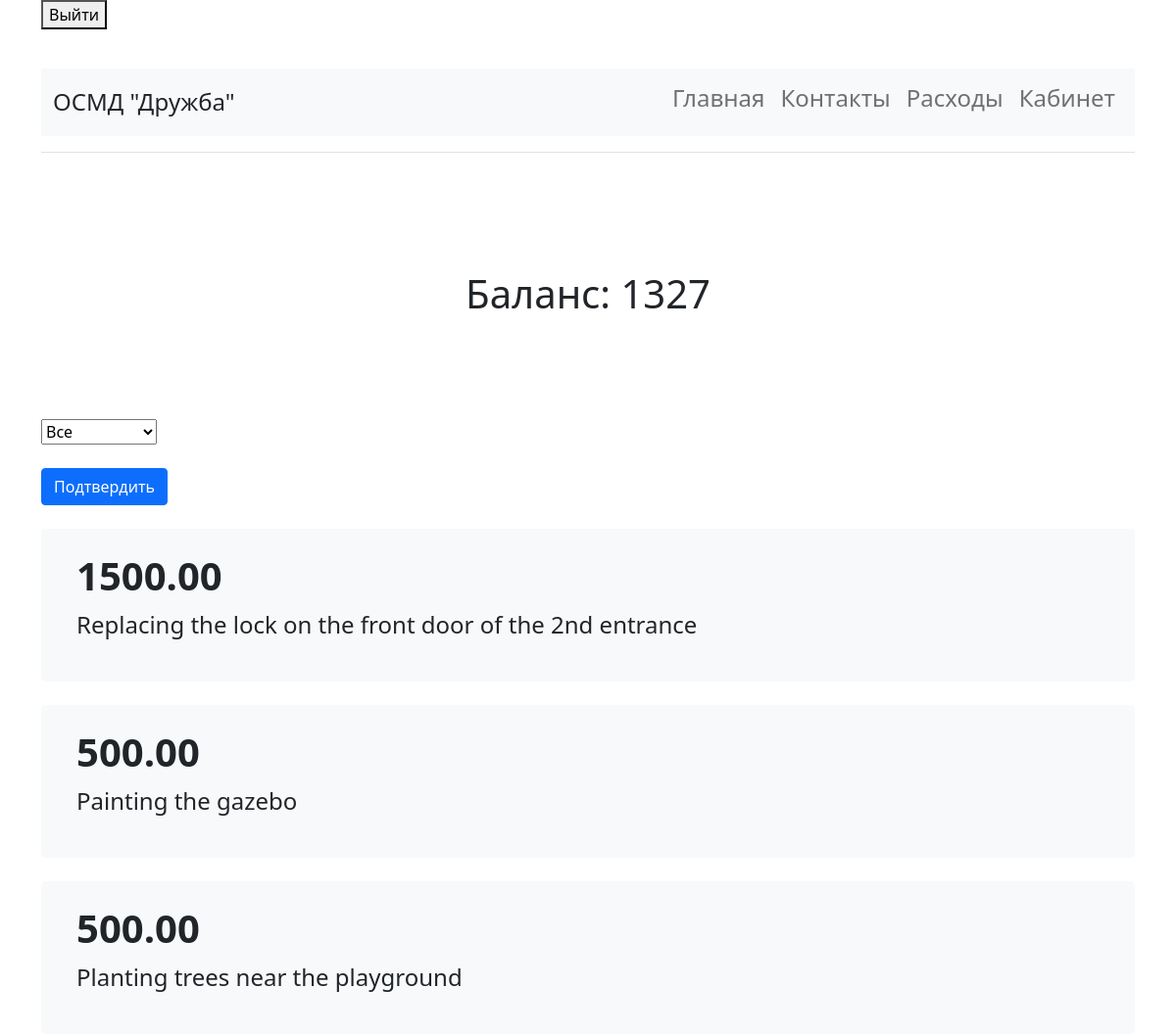
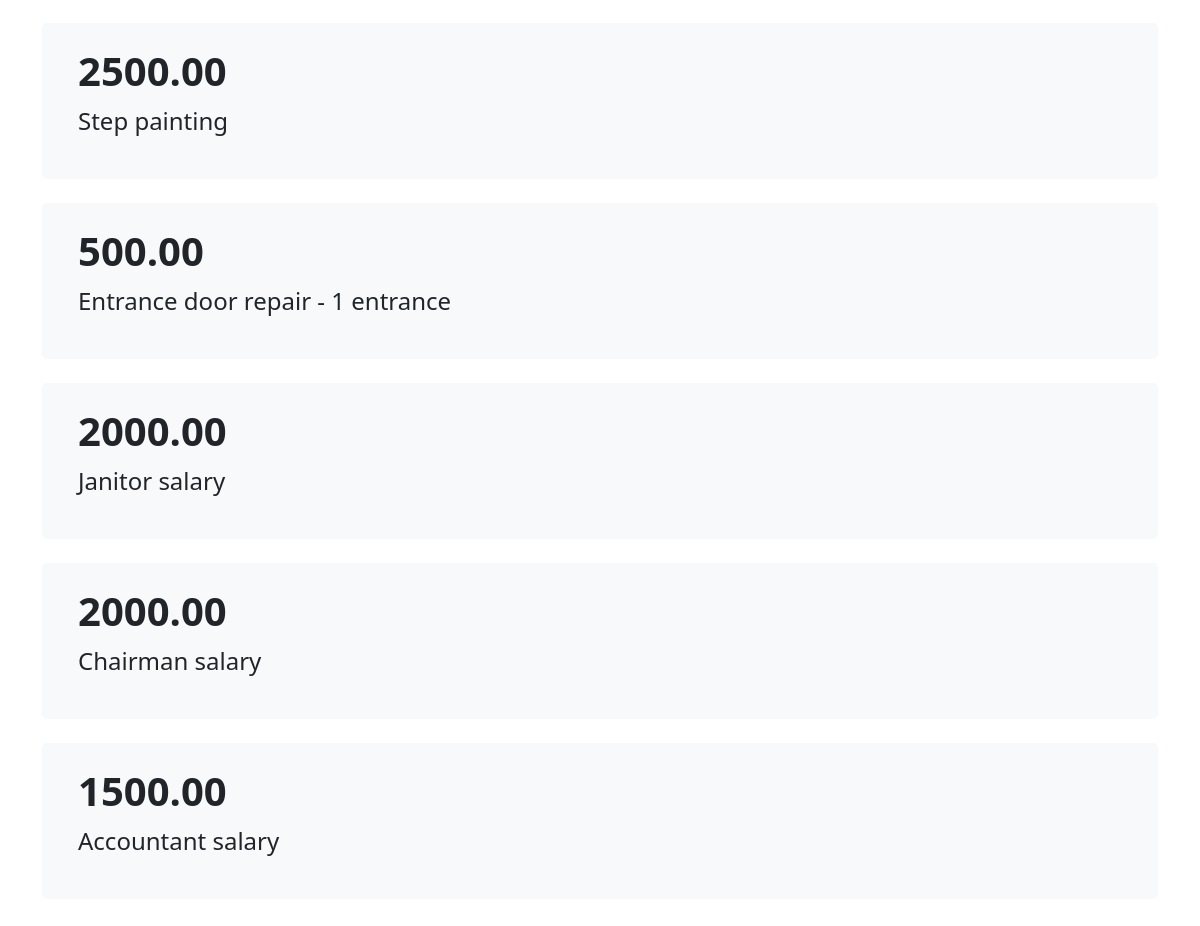
/costs.php (signed in), run on the app's committed database (2 pictures, top to bottom).
### tables this page shows
CREATE TABLE `costs` (
  `id` int NOT NULL,
  `sum` decimal(10,2) NOT NULL,
  `date` timestamp NOT NULL DEFAULT CURRENT_TIMESTAMP,
  `category_id` int NOT NULL,
  `description` varchar(255) NOT NULL
);

### costs.php (the view, shortened to what this page needs)
<html lang="ru">
  <head>
  </head>
      <?php
      include 'navBar.php';
          ?>
  <section class="py-5 text-center container">
    <div class="row py-lg-5">
      <div class="col-lg-6 col-md-12 mx-auto">
        <h1 class="fw-light">
          <?php
include 'connect.php';
$sumPayment = mysqli_query($connection, "CALL sumPayment()");
$sumPayment = mysqli_fetch_assoc($sumPayment);
$sumPayment = $sumPayment['sum'];
include 'connect.php';
$sumCosts = mysqli_query($connection, "CALL sumCosts()");
$sumCosts = mysqli_fetch_assoc($sumCosts);
$sumCosts = $sumCosts['sum'];
$state      = $sumPayment - $sumCosts;
echo "Баланс: ";
echo ($state);
?>
 </h1>
      </div>
    </div>
  </section>
  <form method="get">
    <select name="category_id">
      <option selected value="">Все</option>
       <?php
                include 'connect.php';
            ?>
</select>
<br>
 <br>
<button class="btn btn-primary" type="submit">Подтвердить</button><br><br>
<?php
          if(isset($_GET['category_id'])){
            if($_GET['category_id'] != ""){
            $query = "SELECT * FROM costs WHERE category_id = {$_GET['category_id']} ORDER BY costs.date DESC";
            } else{
            $query = "SELECT * FROM costs ORDER BY costs.date DESC ";
              }
          } else{
            $query = "SELECT * FROM costs ORDER BY costs.date DESC";
          }
          $costs = mysqli_query($connection, $query);
          $costs = mysqli_fetch_all($costs, MYSQLI_ASSOC);
          foreach ($costs AS $cost):
          ?>
          <div class="p-4 mb-4 bg-light rounded-3">
            <div class="container-fluid">
            <h1 class="display-7 fw-bold"><?= $cost['sum'] ?></h1>
            <p class="col-md-12 fs-4"><?= $cost['description'] ?> </p>
      </div>
    </div>
      <?php
endforeach;
?>
  </div>
</main>
  </body>
</html>

### navBar.php (shortened to what this page needs)
<!doctype html>
<html lang="ru">
  <head>
<link href="https://cdn.jsdelivr.net/npm/bootstrap@5.0.0/dist/css/bootstrap.min.css" rel="stylesheet">
  </head>
  <body>
<main>
  <div class="container">
    <div class="col align-self-center">
        <form action="signout.php">
            <button> Выйти</button>
        </form>
    </div>
</div>
  <div class="container py-4">
    <header class="pb-3 mb-4 border-bottom">
<nav class="navbar navbar-expand-lg navbar-light bg-light">
  <div class="container-fluid">
      <span class="fs-4">ОСМД "Дружба"</span>
    <div class="collapse navbar-collapse" id="navbar">
      <ul class="navbar-nav ">
        <li class="nav-item">
              <a class="nav-link" href="index.php"><h4>Главная</h4></a>
            </li>
        <li class="nav-item">
              <a class="nav-link" href="contact.php"><h4>Контакты</h4></a>
            </li>
            <li class="nav-item">
              <a class="nav-link" href="costs.php"><h4>Расходы</h4></a>
            </li>
            <li class="nav-item">
              <a class="nav-link" href="personalArea.php"><h4>Кабинет</h4></a>
            </li>
      </ul>
    </div>
  </div>
</nav>
    </header>

### data on the page
costs: sum "1500.00", description "Replacing the lock on the front door of the 2nd entrance"
costs: sum "500.00", description "Painting the gazebo"
costs: sum "500.00", description "Planting trees near the playground"
costs: sum "2500.00", description "Step painting"
costs: sum "500.00", description "Entrance door repair - 1 entrance"
costs: sum "2000.00", description "Janitor salary"
costs: sum "2000.00", description "Chairman salary"
costs: sum "1500.00", description "Accountant salary"

### other printed values
$state "1327"
